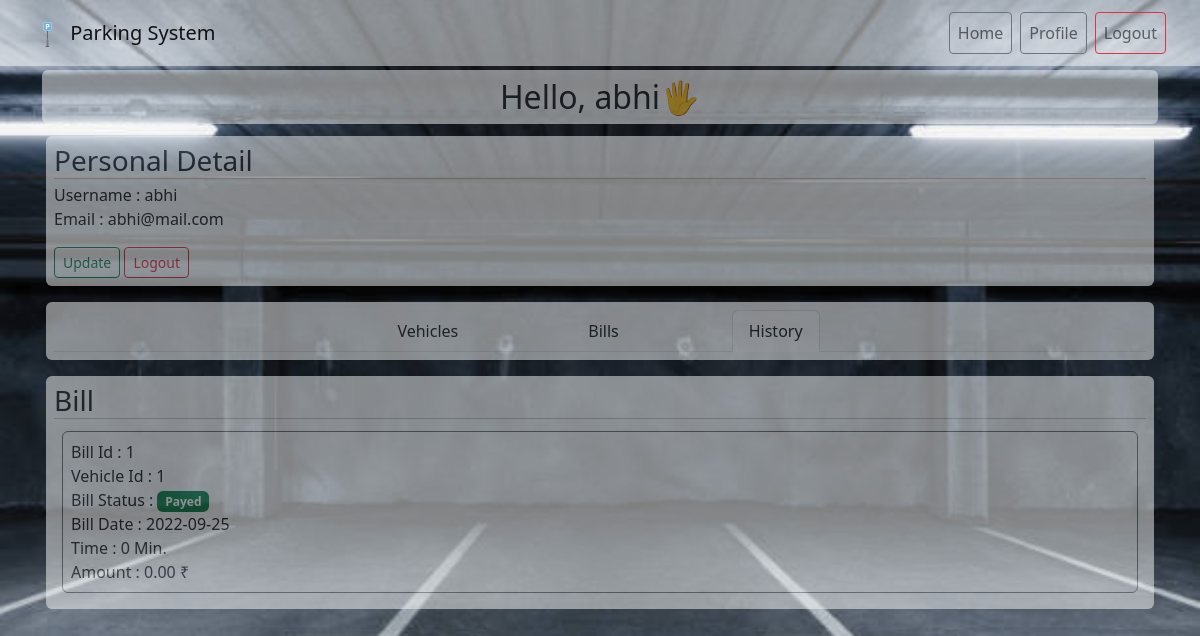
Page /profile/bill-history/ (signed in) on the committed database.
### system/models.py (models this page shows, shortened)
class User(db.Model, UserMixin):
    id = db.Column(db.Integer, primary_key=True)
    username = db.Column(db.String(20), unique=True, nullable=False)
    email = db.Column(db.String(120), unique=True, nullable=False)
    password = db.Column(db.String(60), nullable=False)
    isAdmin = db.Column(db.Integer, default=0)
    vehicles = db.relationship('Vehicle', backref='user', lazy=True)
    bills = db.relationship('Bill', backref='user', lazy=True)
    slot = db.relationship('Slot', backref='user', lazy=True)

class Bill(db.Model):
    bill_id = db.Column(db.Integer, primary_key=True)
    id = db.Column(db.Integer, db.ForeignKey('user.id'), nullable=False)
    vehicle_id = db.Column(db.Integer, db.ForeignKey('vehicle.vehicle_id'), nullable=False)
    bill_date = db.Column(db.DateTime, nullable=False, default=datetime.date)
    bill_time = db.Column(db.Integer, nullable=False)
    bill_amount = db.Column(db.Integer, default=0.0)
    bill_status=db.Column(db.String(20), default="Pending")

### system/route/user.py (the view)
@app.route("/profile/bill-history")
@app.route("/profile/bill-history/")
@login_required
def user_bill_history():
    if current_user.isAdmin : return redirect(url_for('admin'))
    bills = Bill.query.filter_by(id=current_user.id)
    page = 'bill history'
    return render_template("user/history.html", title = "Bill", bills=bills, page=page)

### system/models.py (called while the page is built)
@login_manager.user_loader
def load_user(id):
    return User.query.get(int(id))

### system/templates/user/history.html
{% extends "layouts/profile.html" %}
{% block user %}
<section id="Bill-section" class="bg-light opacity-50 rounded p-2 m-1">
    <h3 class="p-0 m-0">Bill</h3>
    <hr class="p-0 m-0 pb-1">
    {% for bill in bills %}
        {% if bill.bill_status == 'Payed' %}
        <div class="text-start border border-secondary rounded p-2 m-2">
            Bill Id : {{ bill.bill_id }} <br>
            Vehicle Id : {{ bill.vehicle_id }} <br>
            Bill Status : <span class="badge bg-success text-wrap">{{ bill.bill_status }}</span><br>
            Bill Date : {{ bill.bill_date.strftime('%Y-%m-%d') }} <br>
            Time : {{ bill.bill_time }} Min.<br>
            Amount : {{ "%.2f ₹"|format(bill.bill_amount) }} <br>
        </div>
        {% endif %}
    {% endfor %}
</section>
{% endblock user %}

### system/templates/layouts/profile.html (shortened to what this page needs)
{% extends "layout.html" %}
{% block content %}
<h2 class="bg-light opacity-50 rounded text-center p-2">Hello, {{ current_user.username }}🖐</h2>
<div class="d-grid gap-2">
    <section id="user-section" class="bg-light opacity-50 rounded p-2 m-1">
        <h3 class="p-0 m-0">Personal Detail</h3>
        <hr class="p-0 m-0 pb-1">
        <p class="text-start">
            Username : {{ current_user.username }}<br>
            Email : {{ current_user.email }}
        </p>
        <a class="btn btn-outline-success btn-sm" href="{{ url_for('update_user') }}">Update</a>
        <a class="btn btn-outline-danger btn-sm" href="{{ url_for('logout') }}">Logout</a>
    </section>
    {% if page == 'vehicle' %}
    <section class="bg-light opacity-50 rounded p-2 m-1">
        <ul class="nav justify-content-center nav-tabs">
            <li class="nav-item mx-md-5"><a href="{{ url_for('user_vehicle') }}" class="nav-link text-dark active">Vehicles</a></li>
            <li class="nav-item mx-md-5"><a href="{{ url_for('user_bill') }}" class="nav-link text-dark">Bills</a></li>
            <li class="nav-item mx-md-5"><a href="{{ url_for('user_bill_history') }}" class="nav-link text-dark">History</a></li>
        </ul>
    </section>
    {% elif page == 'bill history' %}
    <section class="bg-light opacity-50 rounded p-2 m-1">
        <ul class="nav justify-content-center nav-tabs">
            <li class="nav-item mx-md-5"><a href="{{ url_for('user_vehicle') }}" class="nav-link text-dark">Vehicles</a></li>
            <li class="nav-item mx-md-5"><a href="{{ url_for('user_bill') }}" class="nav-link text-dark">Bills</a></li>
            <li class="nav-item mx-md-5"><a href="{{ url_for('user_bill_history') }}" class="nav-link text-dark active">History</a></li>
        </ul>
    </section>
    {% endif %}
    {% block user %}{% endblock %}
</div>
{% endblock content %}

### system/static/main.css (style rules this page uses)
.bg-img { background: url(bgImg1.jpg); height: 100vh; background-position: center; background-repeat: no-repeat; background-size: cover; background-attachment: fixed; }

### rows in the picture
User: username "abhi", email "abhi@mail.com"
Bill: bill_id "1", vehicle_id "1", bill_status "Payed", bill_date "2022-09-25", bill_time "0", bill_amount "0.00 ₹"
